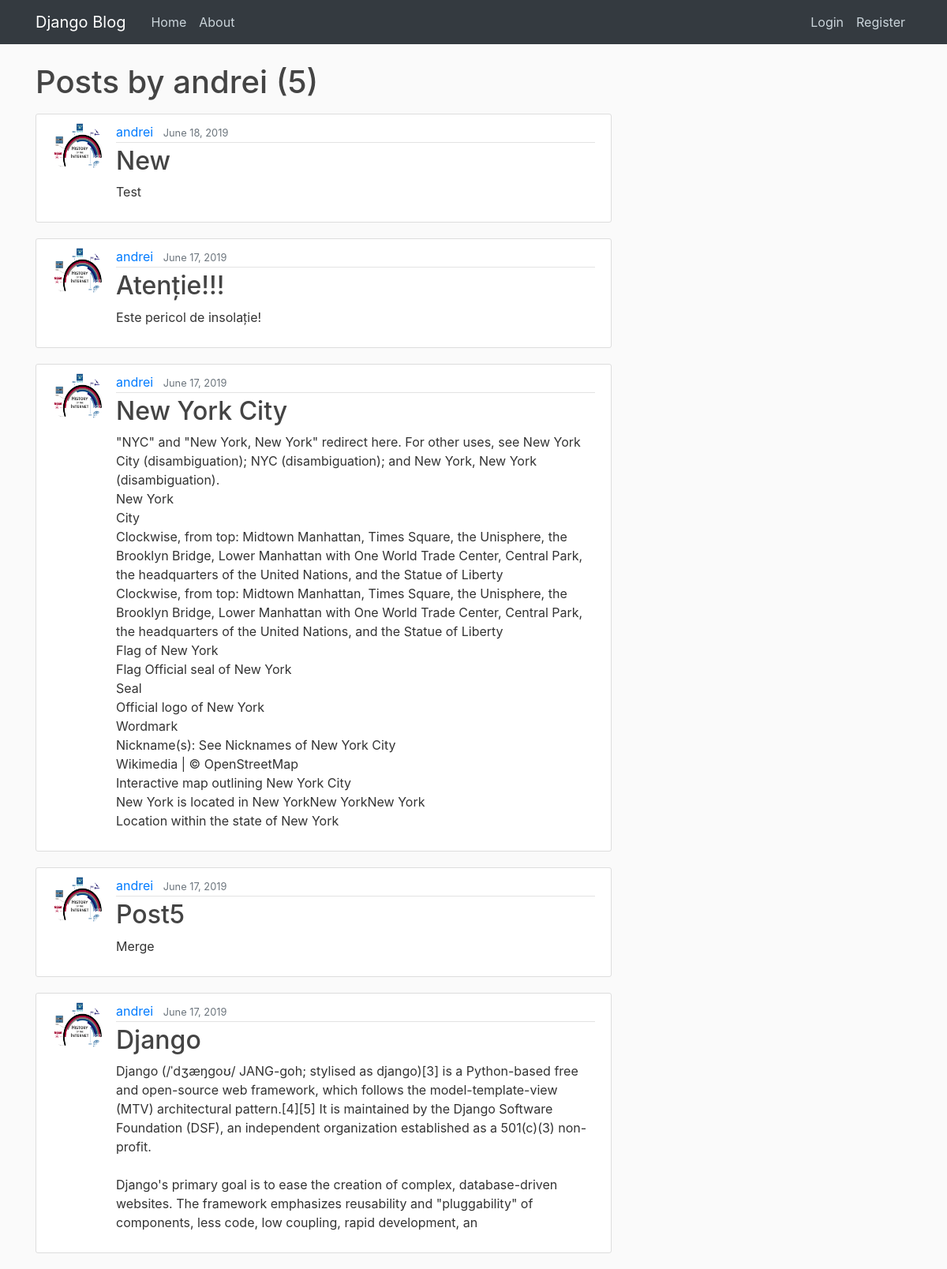
Page /user/andrei on the committed database.
### blog/models.py (models this page shows, shortened)
class Post(models.Model):
    title = models.CharField(max_length=100)
    content = models.TextField()
    date_posted = models.DateTimeField(default=timezone.now)
    author = models.ForeignKey(User, on_delete=models.CASCADE)
    rating = RatingField(can_change_vote=True)

### users/models.py (models this page shows, shortened)
class Profile(models.Model):
    user = models.OneToOneField(User, on_delete=models.CASCADE)
    image = models.ImageField(default='default.jpg', upload_to='profile_pics')

### blog/views.py (the view)
# urls.py: path('user/<str:username>', UserPostListView.as_view(), name='user-posts'),
class UserPostListView(ListView):
    model = Post
    template_name = 'blog/user_posts.html'  # <app>/<model>_<viewtype>.html
    context_object_name = 'posts'
    paginate_by = 5
    def get_queryset(self):
        user = get_object_or_404(User, username=self.kwargs.get('username'))
        return Post.objects.filter(author=user).order_by('-date_posted')

### blog/templates/blog/user_posts.html (shortened to what this page needs)
{% extends "blog/base.html" %}
{% block content %}
    <h1 class="mb-3">Posts by {{ view.kwargs.username }} ({{ page_obj.paginator.count }})</h1>
    {% for post in posts %}
        <article class="media content-section">
          <img class="rounded-circle article-img" src="{{ post.author.profile.image.url }}">
          <div class="media-body">
            <div class="article-metadata">
              <a class="mr-2" href="{% url 'user-posts' post.author.username %}">{{ post.author }}</a>
              <small class="text-muted">{{ post.date_posted|date:"F d, Y" }}</small>
            </div>
            <h2><a class="article-title" href="{% url 'post-detail' post.id %}">{{ post.title }}</a></h2>
            <p class="article-content">{{ post.content }}</p>
          </div>
        </article>
    {% endfor %}
{% endblock content %}

### blog/templates/blog/base.html (shortened to what this page needs)
{% load static %}
<!DOCTYPE html>
<html>
<head>
    <link rel="stylesheet" href="https://maxcdn.bootstrapcdn.com/bootstrap/4.0.0/css/bootstrap.min.css">
    <link rel="stylesheet" type="text/css" href="{% static 'blog/main.css' %}">
</head>
<body>
    <header class="site-header">
      <nav class="navbar navbar-expand-md navbar-dark bg-dark fixed-top">
        <div class="container">
          <a class="navbar-brand mr-4" href="{% url 'blog-home' %}">Django Blog</a>
          <div class="collapse navbar-collapse" id="navbarToggle">
            <div class="navbar-nav mr-auto">
              <a class="nav-item nav-link" href="{% url 'blog-home' %}">Home</a>
              <a class="nav-item nav-link" href="{% url 'blog-about' %}">About</a>
            </div>
            <div class="navbar-nav">
              {% if user.is_authenticated %}
                <a class="nav-item nav-link" href="{% url 'post-create' %}">New Post</a>
                <a class="nav-item nav-link" href="{% url 'profile' %}">Profile</a>
                <a class="nav-item nav-link" href="{% url 'logout' %}">Logout</a>
              {% else %}
                <a class="nav-item nav-link" href="{% url 'login' %}">Login</a>
                <a class="nav-item nav-link" href="{% url 'register' %}">Register</a>
              {% endif %}
            </div>
          </div>
        </div>
      </nav>
    </header>
    <main role="main" class="container">
      <div class="row">
        <div class="col-md-8">
          {% block content %}{% endblock %}
        </div>
      </div>
    </main>
</body>
</html>

### blog/static/blog/main.css (style rules this page uses)
body { background: #fafafa; color: #333333; margin-top: 5rem; }
h1, h2, h3, h4, h5, h6 { color: #444444; }
.site-header .navbar-nav .nav-link { color: #cbd5db; }
.content-section { background: #ffffff; padding: 10px 20px; border: 1px solid #dddddd; border-radius: 3px; margin-bottom: 20px; }
.article-title { color: #444444; }
.article-content { white-space: pre-line; }
.article-img { height: 65px; width: 65px; margin-right: 16px; }
.article-metadata { padding-bottom: 1px; margin-bottom: 4px; border-bottom: 1px solid #e3e3e3 }

### rows in the picture
Post: author.profile.image (picture), author "andrei", date_posted "June 18, 2019", title "New", content "Test"
Post: author.profile.image (picture), author "andrei", date_posted "June 17, 2019", title "Atenție!!!", content "Este pericol de insolație!"
Post: author.profile.image (picture), author "andrei", date_posted "June 17, 2019", title "New York City", content "\"NYC\" and \"New York, New York\" redirect here. For other uses, see New York City (disambiguation); NYC (disambiguation); and New York, New York (disambiguation). New York City Clockwise, from top: Midtown Manhattan, Times Square, the Unisphere, the Brooklyn Bridge, Lower Manhattan with One World Trade Center, Central Park, the headquarters of the United Nations, and the Statue of Liberty Clockwise, from top: Midtown Manhattan, Times Square, the Unisphere, the Brooklyn Bridge, Lower Manhattan with One World Trade Center, Central Park, the headquarters of the United Nations, and the Statue of Liberty Flag of New York Flag Official seal of New York Seal Official logo of New York Wordmark…"
Post: author.profile.image (picture), author "andrei", date_posted "June 17, 2019", title "Post5", content "Merge"
Post: author.profile.image (picture), author "andrei", date_posted "June 17, 2019", title "Django", content "Django (/ˈdʒæŋɡoʊ/ JANG-goh; stylised as django)[3] is a Python-based free and open-source web framework, which follows the model-template-view (MTV) architectural pattern.[4][5] It is maintained by the Django Software Foundation (DSF), an independent organization established as a 501(c)(3) non-profit. Django's primary goal is to ease the creation of complex, database-driven websites. The framework emphasizes reusability and \"pluggability\" of components, less code, low coupling, rapid development, an"

### other values in the picture
{{ view.kwargs.username }} "andrei"
{{ page_obj.paginator.count }} "5"
